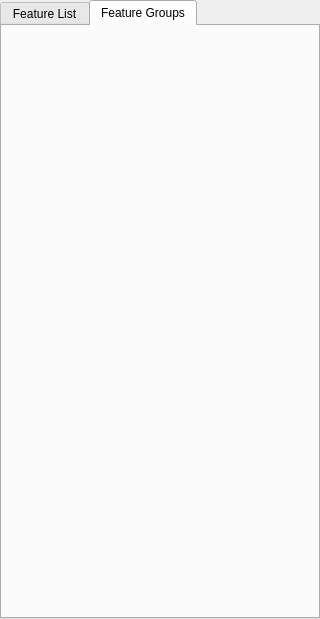
<?xml version="1.0" encoding="UTF-8"?>
<ui version="4.0">
 <class>Form</class>
 <widget class="QWidget" name="Form">
  <property name="geometry">
   <rect>
    <x>0</x>
    <y>0</y>
    <width>320</width>
    <height>619</height>
   </rect>
  </property>
  <property name="windowTitle">
   <string>Feature Selection</string>
  </property>
  <layout class="QVBoxLayout" name="verticalLayout">
   <property name="spacing">
    <number>5</number>
   </property>
   <property name="margin">
    <number>0</number>
   </property>
   <item>
    <widget class="QTabWidget" name="tabWidget">
     <property name="currentIndex">
      <number>1</number>
     </property>
     <widget class="QWidget" name="tablist">
      <attribute name="title">
       <string>Feature List</string>
      </attribute>
      <layout class="QVBoxLayout" name="verticalLayout_2">
       <property name="spacing">
        <number>5</number>
       </property>
       <property name="margin">
        <number>0</number>
       </property>
       <item>
        <widget class="AtContextTreeView" name="view">
         <property name="sizePolicy">
          <sizepolicy hsizetype="Minimum" vsizetype="MinimumExpanding">
           <horstretch>0</horstretch>
           <verstretch>0</verstretch>
          </sizepolicy>
         </property>
         <property name="frameShape">
          <enum>QFrame::Panel</enum>
         </property>
         <property name="selectionMode">
          <enum>QAbstractItemView::ExtendedSelection</enum>
         </property>
        </widget>
       </item>
       <item>
        <layout class="QFormLayout" name="formLayout">
         <property name="fieldGrowthPolicy">
          <enum>QFormLayout::FieldsStayAtSizeHint</enum>
         </property>
         <property name="formAlignment">
          <set>Qt::AlignBottom|Qt::AlignHCenter</set>
         </property>
         <property name="horizontalSpacing">
          <number>5</number>
         </property>
         <property name="verticalSpacing">
          <number>5</number>
         </property>
         <property name="topMargin">
          <number>5</number>
         </property>
         <property name="rightMargin">
          <number>5</number>
         </property>
         <property name="bottomMargin">
          <number>5</number>
         </property>
         <item row="1" column="0">
          <widget class="QCheckBox" name="selectAll">
           <property name="text">
            <string>select all</string>
           </property>
          </widget>
         </item>
         <item row="2" column="1">
          <widget class="AtLineEdit" name="regex"/>
         </item>
         <item row="2" column="0">
          <widget class="QLabel" name="regexLbl">
           <property name="text">
            <string>filter expression</string>
           </property>
          </widget>
         </item>
         <item row="1" column="1">
          <widget class="QCheckBox" name="selectedOnly">
           <property name="text">
            <string>show seleceted only</string>
           </property>
          </widget>
         </item>
        </layout>
       </item>
      </layout>
     </widget>
     <widget class="QWidget" name="tabgroup">
      <attribute name="title">
       <string>Feature Groups</string>
      </attribute>
      <layout class="QVBoxLayout" name="verticalLayout_3">
       <property name="spacing">
        <number>3</number>
       </property>
       <property name="margin">
        <number>3</number>
       </property>
       <item>
        <layout class="QVBoxLayout" name="fbox"/>
       </item>
       <item>
        <spacer name="verticalSpacer">
         <property name="orientation">
          <enum>Qt::Vertical</enum>
         </property>
         <property name="sizeHint" stdset="0">
          <size>
           <width>20</width>
           <height>40</height>
          </size>
         </property>
        </spacer>
       </item>
      </layout>
     </widget>
    </widget>
   </item>
  </layout>
 </widget>
 <customwidgets>
  <customwidget>
   <class>AtContextTreeView</class>
   <extends>QTreeView</extends>
   <header location="global">cat/gui/featuredlg</header>
  </customwidget>
  <customwidget>
   <class>AtLineEdit</class>
   <extends>QLineEdit</extends>
   <header location="global">cat/gui/lineedit</header>
  </customwidget>
 </customwidgets>
 <resources/>
 <connections/>
</ui>
